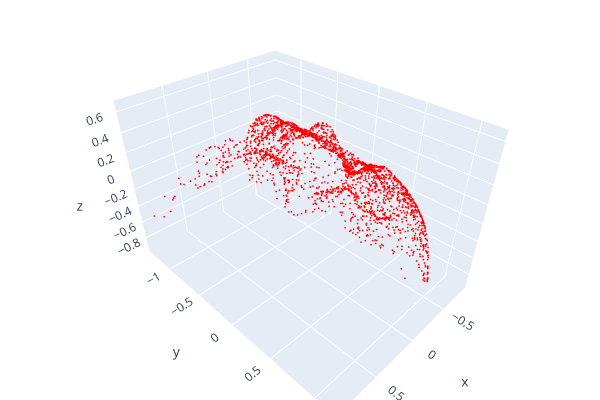

The code cell stored with this chart in its notebook:
### Code cell
#o3d.visualization.draw_plotly([transformed_view, view_plane])

o3d.visualization.draw_plotly([transformed_view])

### Figure 1 — Plotly figure (JSON) as saved in the notebook; plotly's stock layout.template omitted (floating-point values rounded to 4 significant figures; data arrays with more than 128 entries replaced by an {"elided": "..."} marker saying what was removed)
{"data": [{"marker": {"color": {"elided": "2561x3 float values"}, "size": 1}, "mode": "markers", "type": "scatter3d", "x": {"elided": "2561 float values"}, "y": {"elided": "2561 float values"}, "z": {"elided": "2561 float values"}}], "layout": {"height": 400, "margin": {"b": 0, "l": 0, "r": 0, "t": 0}, "scene": {"camera": {"center": {"x": 0, "y": 0, "z": 0}, "up": {"x": 0, "y": 0, "z": 1}}}, "showlegend": false, "width": 600}}
